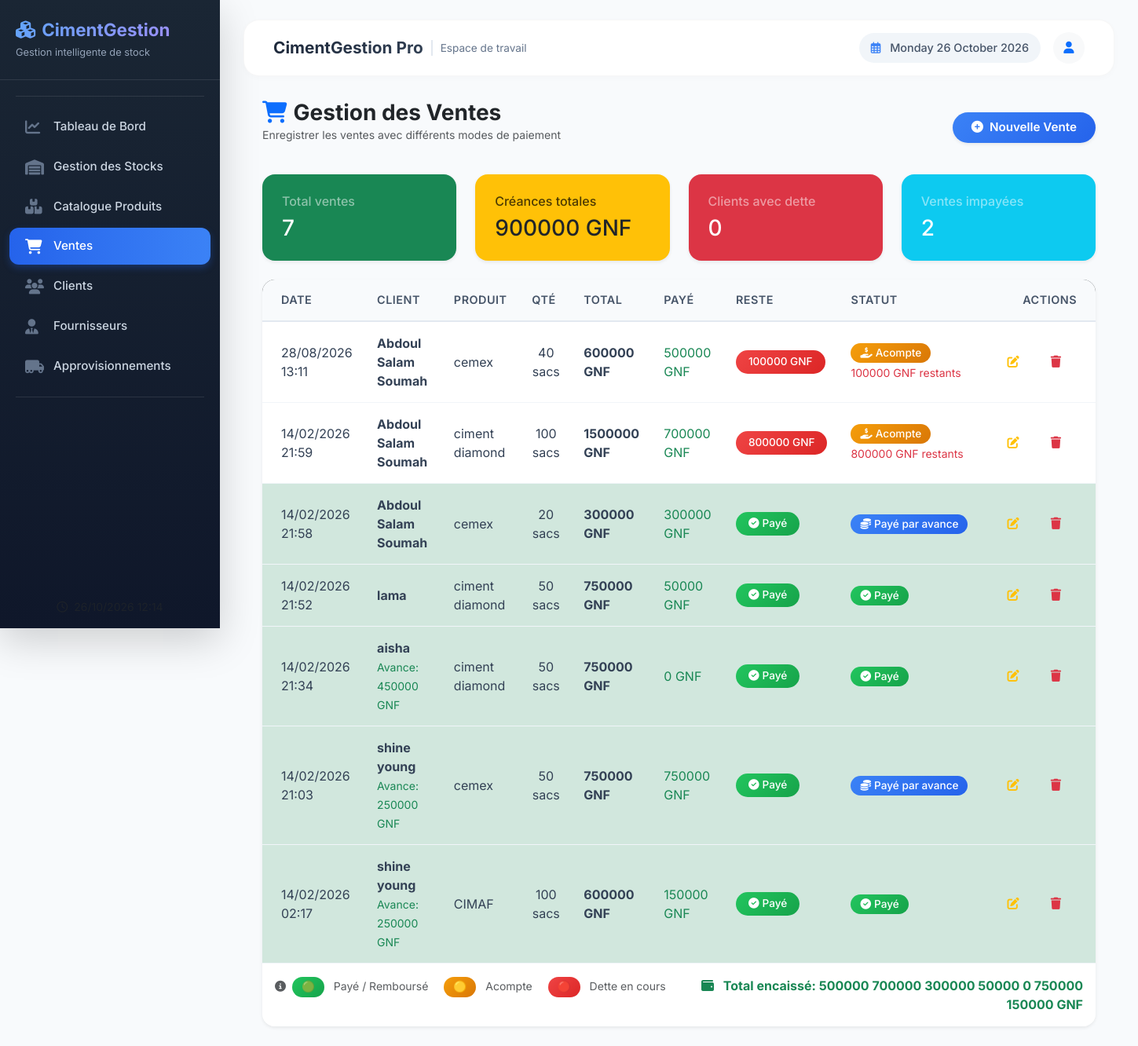
/boutique/ventes/, run on the app's committed database.
### boutique/models.py (models this page shows, shortened)
class Vente(models.Model):
    TYPE_PAIEMENT = [
        ('COMPTANT', 'Paiement Comptant'),
        ('DETTE', 'Dette Totale'),
        ('ACOMPTE', 'Acompte'),
        ('AVANCE', 'Payé par avance'),
    ]
    produit = models.ForeignKey(Produit, on_delete=models.CASCADE)
    client = models.ForeignKey(Client, on_delete=models.SET_NULL, null=True, blank=True)
    quantite_sacs = models.PositiveIntegerField()
    prix_total = models.BigIntegerField(default=0)
    montant_paye = models.BigIntegerField(default=0)
    type_paiement = models.CharField(max_length=20, choices=TYPE_PAIEMENT, default='COMPTANT')
    reste_a_payer = models.BigIntegerField(default=0)
    date_vente = models.DateTimeField(auto_now_add=True)
    commentaire = models.CharField(max_length=255, blank=True, default='')

class Client(models.Model):
    nom = models.CharField(max_length=100)
    telephone = models.CharField(max_length=20, blank=True)
    adresse = models.TextField(blank=True)
    solde = models.BigIntegerField(default=0)
    date_creation = models.DateTimeField(auto_now_add=True)

class Produit(models.Model):
    nom = models.CharField(max_length=100, verbose_name="Marque/Type")
    prix_achat = models.BigIntegerField(default=0)
    prix_vente = models.BigIntegerField(default=0)
    stock_actuel = models.IntegerField(default=0)
    seuil_alerte = models.IntegerField(default=10)
    fournisseurs = models.ManyToManyField(Fournisseur, through='Approvisionnement', related_name='produits')

### boutique/views.py (the view, shortened to what this page needs)
# urls.py: path('ventes/', views.liste_ventes, name='liste_ventes'),
def liste_ventes(request):
    ventes = Vente.objects.all().order_by('-date_vente')
    total_creances = 0
    for v in ventes:
        if v.reste_a_payer > 0:
            total_creances += v.reste_a_payer
    total_avances = 0
    for c in Client.objects.all():
        if c.solde > 0:
            total_avances += c.solde
    clients_avec_dette = Client.objects.filter(solde__lt=0).count()
    ventes_impayees = Vente.objects.filter(reste_a_payer__gt=0).count()
    return render(request, 'boutique/ventes.html', {
        'ventes': ventes,
        'vente_form': VenteForm(),
        'produits': Produit.objects.all(),
        'clients': Client.objects.all(),
        'total_creances': total_creances,
        'total_avances': total_avances,
        'clients_avec_dette': clients_avec_dette,
        'ventes_impayees': ventes_impayees,
    })

### boutique/templates/boutique/ventes.html (shortened to what this page needs)
{% extends 'boutique/base.html' %}
{% block content %}
<div class="container-fluid px-4">
    <div class="d-flex justify-content-between align-items-center mb-4">
        <div>
            <h3 class="fw-bold text-dark mb-0">
                <i class="fas fa-shopping-cart me-2 text-primary"></i>Gestion des Ventes
            </h3>
            <p class="text-muted small">Enregistrer les ventes avec différents modes de paiement</p>
        </div>
        <button type="button" class="btn btn-primary shadow-sm rounded-pill px-4 py-2" data-bs-toggle="modal" data-bs-target="#venteModal">
            <i class="fas fa-plus-circle me-2"></i>Nouvelle Vente
        </button>
    </div>
    <div class="row mb-4">
        <div class="col-md-3">
            <div class="card bg-success text-white border-0 rounded-4 shadow-sm">
                <div class="card-body">
                    <h6 class="text-white-50">Total ventes</h6>
                    <h3 class="mb-0">{{ ventes|length }}</h3>
                </div>
            </div>
        </div>
        <div class="col-md-3">
            <div class="card bg-warning text-dark border-0 rounded-4 shadow-sm">
                <div class="card-body">
                    <h6 class="text-dark-50">Créances totales</h6>
                    <h3 class="mb-0">{{ total_creances|floatformat:0 }} GNF</h3>
                </div>
            </div>
        </div>
        <div class="col-md-3">
            <div class="card bg-danger text-white border-0 rounded-4 shadow-sm">
                <div class="card-body">
                    <h6 class="text-white-50">Clients avec dette</h6>
                    <h3 class="mb-0">{{ clients_avec_dette }}</h3>
                </div>
            </div>
        </div>
        <div class="col-md-3">
            <div class="card bg-info text-white border-0 rounded-4 shadow-sm">
                <div class="card-body">
                    <h6 class="text-white-50">Ventes impayées</h6>
                    <h3 class="mb-0">{{ ventes_impayees }}</h3>
                </div>
            </div>
        </div>
    </div>
    <div class="card border-0 shadow-sm rounded-4 overflow-hidden">
        <div class="card-body p-0">
            <div class="table-responsive">
                <table class="table table-hover align-middle mb-0">
                    <thead class="bg-dark text-white">
                        <tr>
                            <th class="ps-4">Date</th>
                            <th>Client</th>
                            <th>Produit</th>
                            <th>Qté</th>
                            <th>Total</th>
                            <th>Payé</th>
                            <th>Reste</th>
                            <th>Statut</th>
                            <th class="text-end pe-4">Actions</th>
                        </tr>
                    </thead>
                    <tbody>
                        {% for v in ventes %}
                        <tr class="{% if v.reste_a_payer == 0 %}table-success{% endif %}">
                            <td class="ps-4">{{ v.date_vente|date:"d/m/Y H:i" }}</td>
                            <td>
                                <span class="fw-bold">{{ v.client.nom|default:"Client occasionnel" }}</span>
                                {% if v.client %}
                                    {% if v.client.solde > 0 %}
                                        <br><small class="text-success">Avance: {{ v.client.solde|floatformat:0 }} GNF</small>
                                    {% elif v.client.solde < 0 %}
                                        <br><small class="text-danger">Dette: {{ v.client.solde_positif|floatformat:0 }} GNF</small>
                                    {% endif %}
                                {% endif %}
                            </td>
                            <td>{{ v.produit.nom }}</td>
                            <td class="text-center">{{ v.quantite_sacs }} sacs</td>
                            <td class="fw-bold">{{ v.prix_total|floatformat:0 }} GNF</td>
                            <td class="text-success">{{ v.montant_paye|floatformat:0 }} GNF</td>
                            <td>
                                {% if v.reste_a_payer > 0 %}
                                    <span class="badge bg-danger rounded-pill px-3 py-2">
                                        {{ v.reste_a_payer|floatformat:0 }} GNF
                                    </span>
                                {% else %}
                                    <span class="badge bg-success rounded-pill px-3 py-2">
                                        <i class="fas fa-check-circle me-1"></i>Payé
                                    </span>
                                {% endif %}
                            </td>
                            <td>
                                {% if v.type_paiement == 'AVANCE' %}
                                    <span class="badge bg-info">
                                        <i class="fas fa-coins me-1"></i>Payé par avance
                                    </span>
                                {% elif v.type_paiement == 'COMPTANT' or v.type_paiement == 'ACOMPTE' and v.reste_a_payer == 0 %}
                                    <span class="badge bg-success">
                                        <i class="fas fa-check-circle me-1"></i>Payé
                                    </span>
                                {% elif v.type_paiement == 'ACOMPTE' %}
                                    <span class="badge bg-warning text-dark">
                                        <i class="fas fa-hand-holding-usd me-1"></i>Acompte
                                    </span>
                                    <br><small class="text-danger">{{ v.reste_a_payer|floatformat:0 }} GNF restants</small>
                                {% endif %}
                            </td>
                            <td class="text-end pe-4">
                                <div class="btn-group">
                                    <a href="{% url 'modifier_vente' v.id %}" class="btn btn-sm btn-outline-warning" title="Modifier">
                                        <i class="fas fa-edit"></i>
                                    </a>
                                    <form action="{% url 'supprimer_vente' v.id %}" method="POST" class="d-inline"
                                          onsubmit="return confirm('Annuler cette vente ? Cette action rendra les produits au stock.');">
                                        <button type="submit" class="btn btn-sm btn-outline-danger" title="Supprimer">
                                            <i class="fas fa-trash"></i>
                                        </button>
                                    </form>
                                </div>
                            </td>
                        </tr>
                        {% endfor %}
                    </tbody>
                </table>
            </div>
        </div>
        {% if ventes %}
        <div class="card-footer bg-white border-0 py-3">
            <div class="row">
                <div class="col-md-6">
                    <small class="text-muted">
                        <i class="fas fa-info-circle me-1"></i>
                        <span class="badge bg-success me-2">🟢</span> Payé / Remboursé
                        <span class="badge bg-warning ms-3 me-2">🟡</span> Acompte
                        <span class="badge bg-danger ms-3 me-2">🔴</span> Dette en cours
                    </small>
                </div>
                <div class="col-md-6 text-end">
                    <span class="fw-bold text-success">
                        <i class="fas fa-wallet me-2"></i>
                        Total encaissé:
                        {% with total=0 %}
                            {% for v in ventes %}
                                {{ total|add:v.montant_paye }}
                            {% endfor %}
                        {% endwith %} GNF
                    </span>
                </div>
            </div>
        </div>
        {% endif %}
    </div>
</div>
{% endblock %}

### boutique/templates/boutique/base.html (shortened to what this page needs)
<!DOCTYPE html>
<html lang="fr">
<head>
    <link href="https://cdn.jsdelivr.net/npm/bootstrap@5.3.0/dist/css/bootstrap.min.css" rel="stylesheet">
    <link rel="stylesheet" href="https://cdnjs.cloudflare.com/ajax/libs/font-awesome/6.4.0/css/all.min.css">
</head>
<body>
    <div class="d-flex">
        <nav id="sidebar" class="shadow-lg">
            <div class="sidebar-header">
                <h4><i class="fas fa-cubes me-2"></i>CimentGestion </h4>
                <p>Gestion intelligente de stock</p>
            </div>
            <div class="sidebar-divider"></div>
            <a href="{% url 'dashboard' %}" class="nav-link {% if request.resolver_match.url_name == 'dashboard' %}active{% endif %}">
                <i class="fas fa-chart-line"></i>
                <span>Tableau de Bord</span>
            </a>
            <a href="{% url 'liste_stocks' %}" class="nav-link {% if request.resolver_match.url_name == 'liste_stocks' %}active{% endif %}">
                <i class="fas fa-warehouse"></i>
                <span>Gestion des Stocks</span>
            </a>
            <a href="{% url 'liste_produits' %}" class="nav-link {% if request.resolver_match.url_name == 'liste_produits' %}active{% endif %}">
                <i class="fas fa-boxes"></i>
                <span>Catalogue Produits</span>
            </a>
            <a href="{% url 'liste_ventes' %}" class="nav-link {% if request.resolver_match.url_name == 'liste_ventes' %}active{% endif %}">
                <i class="fas fa-shopping-cart"></i>
                <span>Ventes</span>
            </a>
            <a href="{% url 'liste_clients' %}" class="nav-link {% if request.resolver_match.url_name == 'liste_clients' %}active{% endif %}">
                <i class="fas fa-users"></i>
                <span>Clients</span>
            </a>
            <a href="{% url 'liste_fournisseurs' %}" class="nav-link {% if request.resolver_match.url_name == 'liste_fournisseurs' %}active{% endif %}">
                <i class="fas fa-user-tie"></i>
                <span>Fournisseurs</span>
            </a>
            <a href="{% url 'liste_approvisionnements' %}" class="nav-link {% if request.resolver_match.url_name == 'liste_approvisionnements' %}active{% endif %}">
                <i class="fas fa-truck-moving"></i>
                <span>Approvisionnements</span>
            </a>
            <div class="sidebar-divider"></div>
            <div class="mt-auto p-3 text-center" style="position: absolute; bottom: 0; width: 100%;">
                <small class="text-muted">
                    <i class="far fa-clock me-1"></i>
                </small>
            </div>
        </nav>
        <div class="main-content">
            <nav class="navbar navbar-custom">
                <div class="container-fluid">
                    <div class="d-flex align-items-center">
                        <h5 class="navbar-title">CimentGestion Pro</h5>
                        <span class="navbar-subtitle">Espace de travail</span>
                    </div>
                    <div class="d-flex align-items-center">
                        <div class="date-badge me-3">
                            <i class="far fa-calendar-alt"></i>
                            {% now "l d F Y" %}
                        </div>
                        <div class="dropdown">
                            <button class="btn btn-light rounded-circle p-2" style="width: 40px; height: 40px;" type="button" data-bs-toggle="dropdown">
                                <i class="fas fa-user text-primary"></i>
                            </button>
                        </div>
                    </div>
                </div>
            </nav>
            {% block content %}{% endblock %}
        </div>
    </div>
</body>
</html>

### data on the page
Vente: date_vente "28/08/2026 13:11", client.nom "Abdoul Salam Soumah", produit.nom "cemex", quantite_sacs "40", prix_total "600000", montant_paye "500000", reste_a_payer "100000"
Vente: date_vente "14/02/2026 21:59", client.nom "Abdoul Salam Soumah", produit.nom "ciment diamond", quantite_sacs "100", prix_total "1500000", montant_paye "700000", reste_a_payer "800000"
Vente: date_vente "14/02/2026 21:58", client.nom "Abdoul Salam Soumah", produit.nom "cemex", quantite_sacs "20", prix_total "300000", montant_paye "300000", reste_a_payer 0 (drawn), type_paiement "AVANCE" (drawn)
Vente: date_vente "14/02/2026 21:52", client.nom "lama", produit.nom "ciment diamond", quantite_sacs "50", prix_total "750000", montant_paye "50000", reste_a_payer 0 (drawn), type_paiement "COMPTANT" (drawn)
Vente: date_vente "14/02/2026 21:34", client.nom "aisha", client.solde "450000", produit.nom "ciment diamond", quantite_sacs "50", prix_total "750000", montant_paye "0", reste_a_payer 0 (drawn), type_paiement "COMPTANT" (drawn)
Vente: date_vente "14/02/2026 21:03", client.nom "shine young", client.solde "250000", produit.nom "cemex", quantite_sacs "50", prix_total "750000", montant_paye "750000", reste_a_payer 0 (drawn), type_paiement "AVANCE" (drawn)
Vente: date_vente "14/02/2026 02:17", client.nom "shine young", client.solde "250000", produit.nom "CIMAF", quantite_sacs "100", prix_total "600000", montant_paye "150000", reste_a_payer 0 (drawn), type_paiement "COMPTANT" (drawn)

### other printed values
{{ ventes|length }} "7"
{{ total_creances|floatformat:0 }} "900000"
{{ clients_avec_dette }} "0"
{{ ventes_impayees }} "2"
